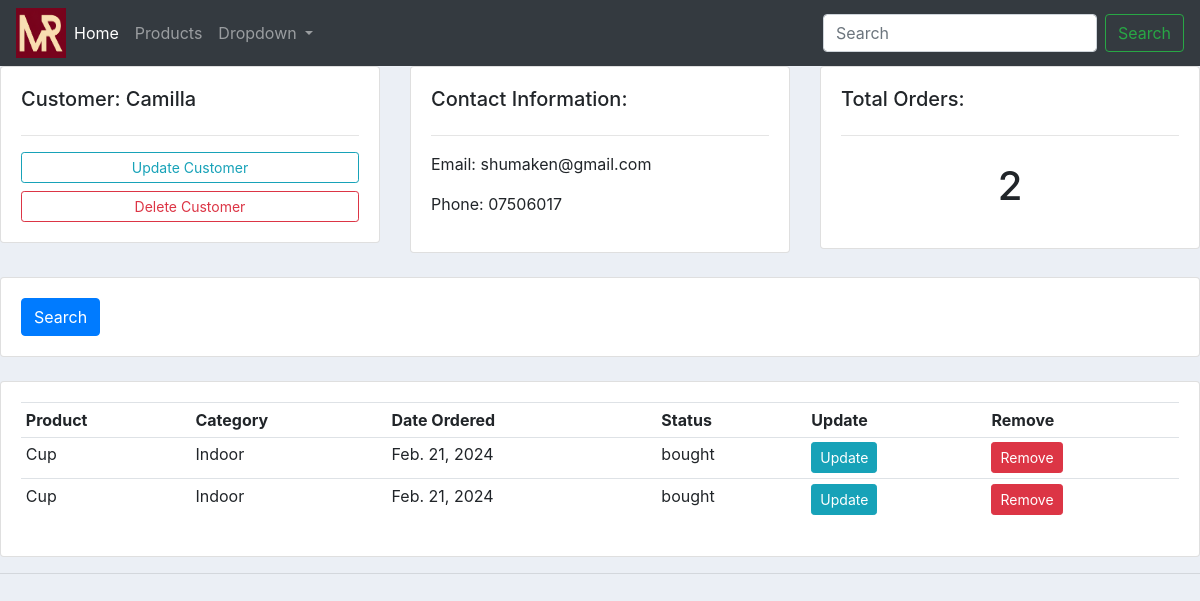
/customer/1, run on an earlier commit of the app's database.
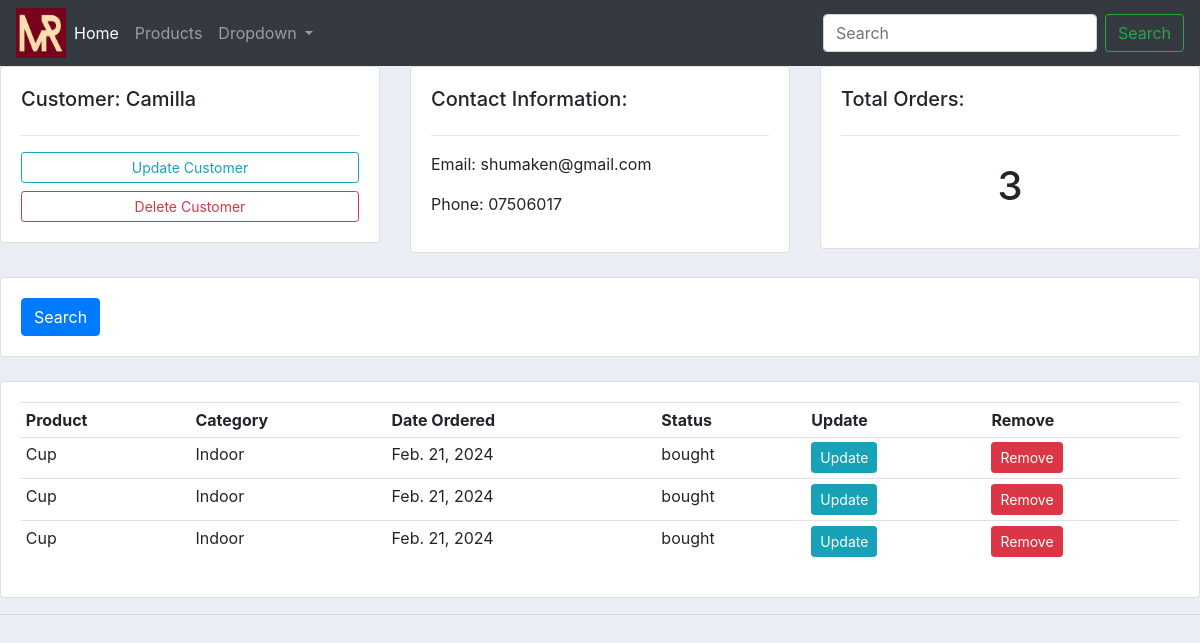
And on a later commit of the database.
### accountsApp/models.py (models this page shows, shortened)
class Customer(models.Model):
    name = models.CharField(max_length=200, null=True)
    phone = models.CharField(max_length=200, null=True)
    email = models.CharField(max_length=200, null=True)
    date_created = models.DateField(auto_now_add=True)

class Order(models.Model):
    STATUS = (
        ('Pending', 'Pending'),
        ('Out for delivery', 'Out for delivery'),
        ('Delivered', 'Delivered'),
    )
    customer = models.ForeignKey(Customer, null=True, on_delete=models.SET_NULL)
    product = models.ForeignKey(Product, null=True, on_delete=models.SET_NULL)
    status = models.CharField(max_length=200, null=True)
    date_created = models.DateField(auto_now_add=True)

class Product(models.Model):
    CATEGORY = (
        ('Indoor', 'Indoor'),
        ('Outdoor', 'Outdoor'),
    )
    name = models.CharField(max_length=200, null=True)
    price = models.FloatField(null=True)
    category = models.CharField(max_length=200, null=True, choices=CATEGORY)
    description = models.CharField(max_length=200, null=True, blank=True)
    date_created = models.DateField(auto_now_add=True)
    tags = models.ManyToManyField(Tag)
    def __str__(self):
        return self.name

### accountsApp/views.py (the view)
# urls.py: path('customer/<str:pk>', views.customer, name='customer'),
def customer(request, pk):
    customer = Customer.objects.get(id=pk)
    orders = customer.order_set.all()
    context = {'customer': customer, 'orders': orders}
    return render(request, '../templates/customer.html', context)

### templates/customer.html
{% extends 'main.html' %}
{% block content %}
    <div class="row">
        <div class="col-md">
            <div class="card card-body">
                <h5>Customer: {{ customer.name }}</h5>
                <hr>
                <a class="btn btn-outline-info btn-sm btn-block" href="">Update Customer</a>
                <a class="btn btn-outline-danger btn-sm btn-block" href="">Delete Customer</a>
            </div>
        </div>
        <div class="col-md">
            <div class="card card-body">
                <h5>Contact Information:</h5>
                <hr>
                <p>Email: {{ customer.email }}</p>
                <p>Phone: {{ customer.phone }}</p>
            </div>
        </div>
        <div class="col-md">
            <div class="card card-body">
                <h5>Total Orders:</h5>
                <hr>
                <h1 style="text-align: center; padding: 10px">{{ orders.count }}</h1>
            </div>
        </div>
    </div>
    <br>
    <div class="row">
        <div class="col">
            <div class="card card-body">
                <form method="get">
                    <button class="btn btn-primary" type="submit">Search</button>
                </form>
            </div>
        </div>
    </div>
    <br>
    <div class="row">
        <div class="col">
            <div class="card card-body">
                <table class="table table-sm">
                    <tr>
                        <th>Product</th>
                        <th>Category</th>
                        <th>Date Ordered</th>
                        <th>Status</th>
                        <th>Update</th>
                        <th>Remove</th>
                    </tr>
                    {% for i in orders %}
                        <tr>
                            <td>{{ i.product }}</td>
                            <td>{{ i.product.category }}</td>
                            <td>{{ i.product.date_created }}</td>
                            <td>{{ i.status }}</td>
                            <td><a class="btn btn-sm btn-info" href="">Update</a></td>
                            <td><a class="btn btn-sm btn-danger" href="">Remove</a></td>
                        </tr>
                    {% endfor %}
                </table>
            </div>
        </div>
    </div>
{% endblock %}

### templates/main.html (shortened to what this page needs)
{% load static %}
<!DOCTYPE html>
<html lang="en">
<head>
    <link rel="stylesheet" href="https://cdn.jsdelivr.net/npm/bootstrap@4.3.1/dist/css/bootstrap.min.css">
    <link rel="stylesheet" type="text/css" href="{% static 'css/main.css' %}">
</head>
<body>
{% include 'Navbar.html' %}
{% block content %}
{% endblock %}
<hr>
</body>
</html>

### templates/Navbar.html (shortened to what this page needs)
{% load static %}
<nav class="navbar navbar-expand-lg navbar-dark bg-dark">
  <img src="{% static 'images/MR_Logo.png' %}" width="50" height="50">
  <div class="collapse navbar-collapse" id="navbarSupportedContent">
    <ul class="navbar-nav mr-auto">
      <li class="nav-item active">
        <a class="nav-link" href="{% url 'home' %}">Home <span class="sr-only">(current)</span></a>
      </li>
      <li class="nav-item">
        <a class="nav-link" href="{% url 'products' %}">Products</a>
      </li>
      <li class="nav-item dropdown">
        <a class="nav-link dropdown-toggle" href="#" id="navbarDropdown" role="button" data-toggle="dropdown" aria-haspopup="true" aria-expanded="false">
          Dropdown
        </a>
      </li>
    </ul>
    <form class="form-inline my-2 my-lg-0">
      <input class="form-control mr-sm-2" type="search" placeholder="Search" aria-label="Search">
      <button class="btn btn-outline-success my-2 my-sm-0" type="submit">Search</button>
    </form>
  </div>
</nav>

### static/css/main.css (style rules this page uses)
body { background-color: #ebeff5; }

What changed in the data, as far as the page shows it:
computed for Customer "Camilla": count "2" → "3"
added Order: product "Cup", product.category "Indoor", product.date_created "Feb. 21, 2024", status "bought"
